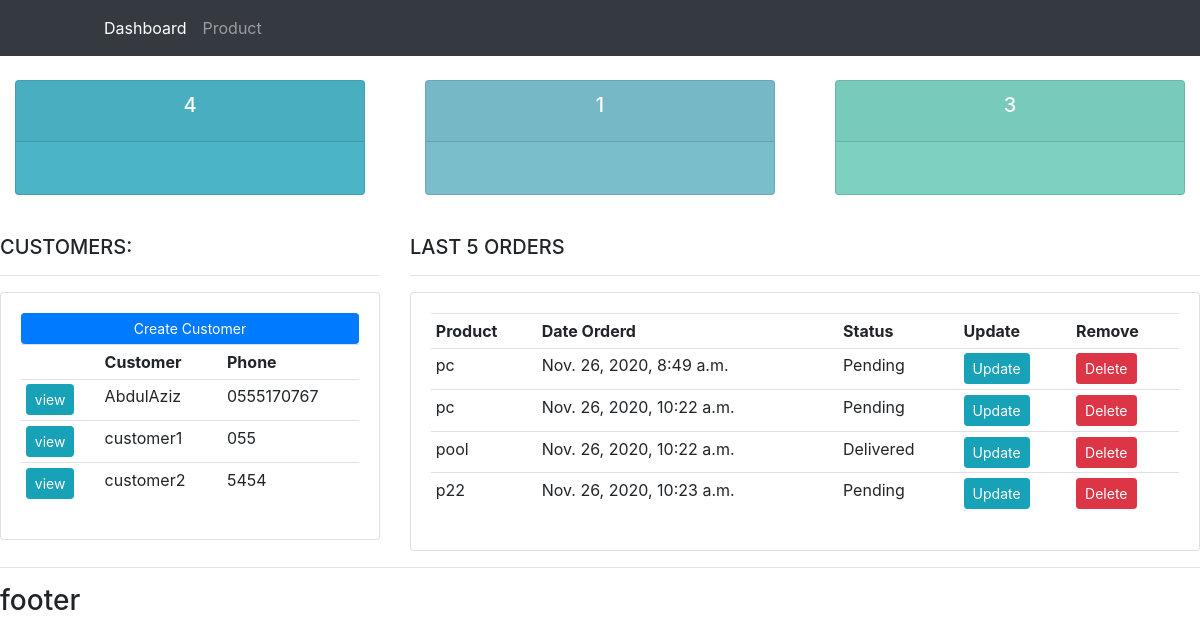
The app's page /, older data.
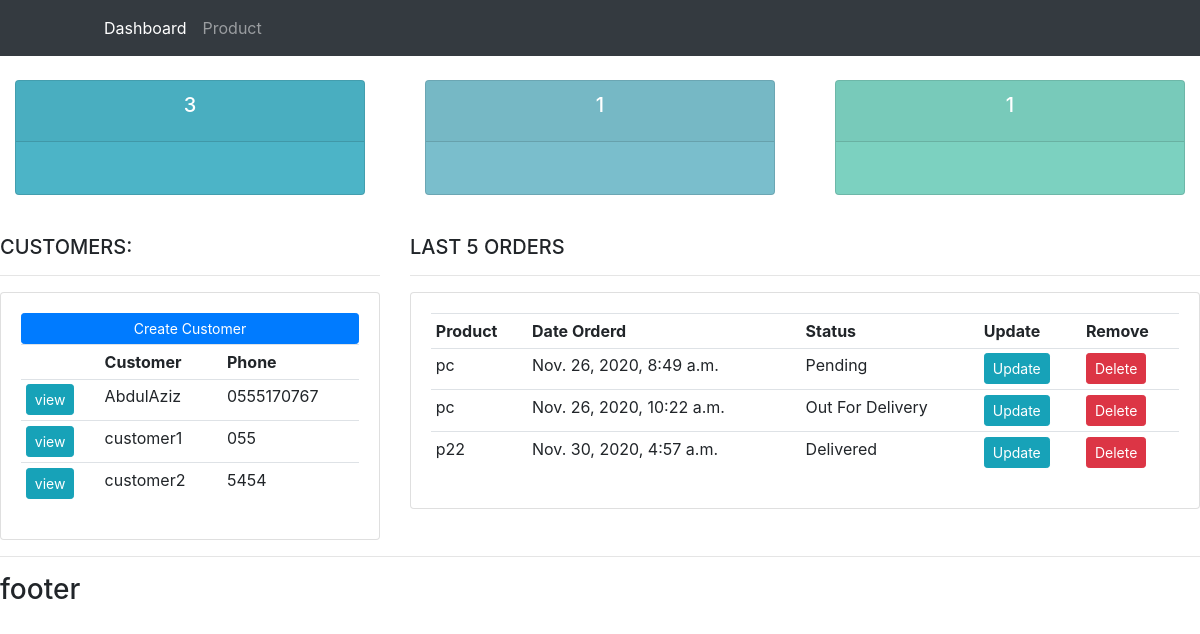
The same page, newer data.
### accounts/models.py (models this page shows, shortened)
class Customer(models.Model):
    name = models.CharField(max_length=20,null=True)
    phone = models.CharField(max_length=20,null=True)
    email = models.EmailField(max_length=50,null=True)
    date_created = models.DateTimeField(auto_now_add=True)

class Order(models.Model):
    STATUS=(
        ('Pending','Pending'),
        ('Out For Delivery','Out For Delivery'),
        ('Delivered','Delivered'),
    )
    customer = models.ForeignKey(Customer,null=True, on_delete=models.SET_NULL)
    product = models.ForeignKey(Product,null=True, on_delete=models.SET_NULL)
    status = models.CharField(max_length = 150,null=True,choices=STATUS)
    date_created = models.DateTimeField(auto_now_add=True,null=True)
    note = models.CharField(max_length=1000,null=True)

class Product(models.Model):
    CATEGORY=(
        ('Indoor','Indoor'),
        ('Outdoor','Outdoor'),
    )
    name = models.CharField(max_length = 200,null=True)
    price = models.FloatField(null=True)
    category = models.CharField(max_length = 200,null=True,choices=CATEGORY)
    description = models.CharField(max_length = 200,null=True,blank=True)
    date_created = models.DateTimeField(auto_now_add=True,null=True)
    tags = models.ManyToManyField(Tag)
    def __str__(self):
        return self.name

### accounts/views.py (the view)
# urls.py: path('', views.home, name='home'),
def home(request):
    orders = Order.objects.all()
    customers = Customer.objects.all()
    total_customers = customers.count()
    total_order = orders.count()
    delivered = orders.filter(status='Delivered').count()
    pinding  = orders.filter(status='Pending').count()
    context = {
        'orders' :orders,
        'customers' :customers,
        'total_customers':total_customers,
        'total_order':total_order,
        'delivered':delivered,
        'pinding':pinding,
        }
    return render(request,'accounts/dashboard.html', context)

### templates/accounts/dashboard.html
{%  extends 'accounts/main.html' %}
{% block content %}
{%  include 'accounts/status.html' %}
<br>
<div class="row">
	<div class="col-md-4">
		<h5>CUSTOMERS:</h5>
		<hr>
		<div class="card card-body">
			<a class="btn btn-primary  btn-sm btn-block" href="">Create Customer</a>
			<table class="table table-sm">
				<tr>
					<th></th>
					<th>Customer</th>
					<th>Phone</th>
				</tr>
				{% for customer in customers %}
					<tr>
						<td><a class="btn btn-sm btn-info" href="{% url 'customer' customer.id %}">view</a></td>
						<td>{{customer.name}}</td>
						<td>{{customer.phone}}</td>
					</tr>
				{% endfor %}
			</table>
		</div>
	</div>
	<div class="col-md-8">
		<h5>LAST 5 ORDERS</h5>
		<hr>
		<div class="card card-body">
			<table class="table table-sm">
				<tr>
					<th>Product</th>
					<th>Date Orderd</th>
					<th>Status</th>
					<th>Update</th>
					<th>Remove</th>
				</tr>
				{% for order in orders %}
					<tr>
						<td>{{order.product}}</td>
						<td>{{order.date_created}}</td>
						<td>{{order.status}}</td>
						<td><a class="btn btn-sm btn-info" href="{% url 'update_order' order.id %}">Update</a></td>
						<td><a class="btn btn-sm btn-danger" href="{% url 'delete_order' order.id %}">Delete</a></td>
					</tr>
				{% endfor %}
			</table>
		</div>
	</div>
</div>
{% endblock %}

Row changes from the older to the newer data that the page shows:
removed Order: product "pool", date_created "Nov. 26, 2020, 10:22 a.m.", status "Delivered"
removed Order: product "p22", date_created "Nov. 26, 2020, 10:23 a.m.", status "Pending"
changed Order: status "Pending" → "Out For Delivery"
added Order: product "p22", date_created "Nov. 30, 2020, 4:57 a.m.", status "Delivered"
Text that changed along with them:
{{ total_order }}: "4" → "3"
{{ pinding }}: "3" → "1"
